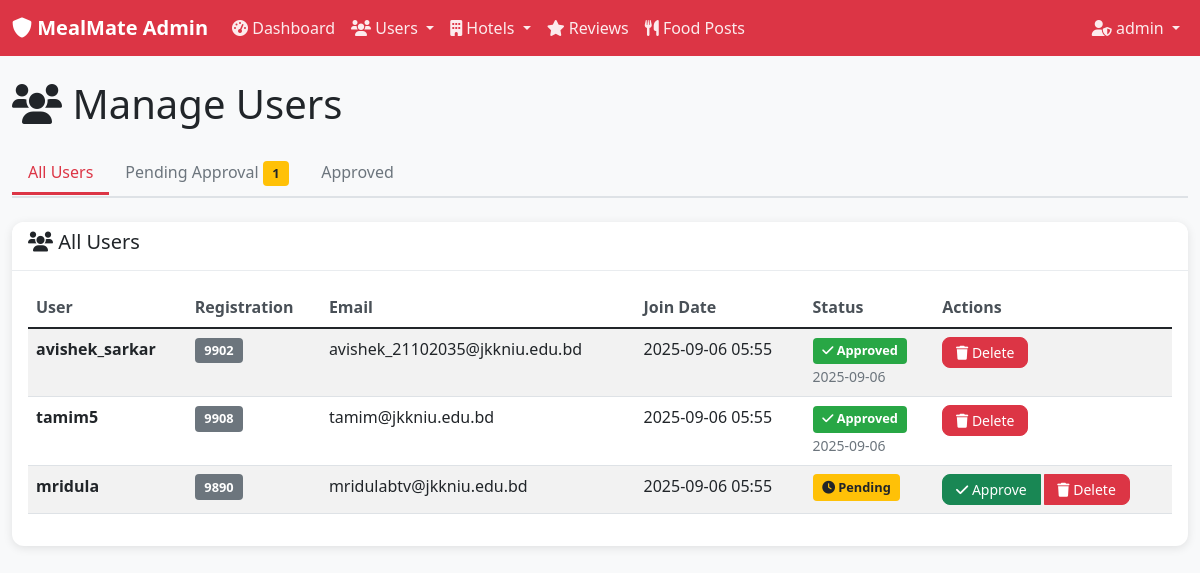
The app's page /admin/users (signed in) with its own data.
### models.py (models this page shows, shortened)
class Admin(db.Model):
    __tablename__ = 'admins'
    id = db.Column(db.Integer, primary_key=True)
    username = db.Column(db.String(80), unique=True, nullable=False)
    email = db.Column(db.String(120), unique=True, nullable=False)
    password_hash = db.Column(db.String(255), nullable=False)
    created_at = db.Column(db.DateTime, default=datetime.utcnow)
    is_active = db.Column(db.Boolean, default=True)
    is_super_admin = db.Column(db.Boolean, default=False)

class User(db.Model):
    __tablename__ = 'users'
    id = db.Column(db.Integer, primary_key=True)
    username = db.Column(db.String(80), unique=True, nullable=False)
    reg_number = db.Column(db.String(20), unique=True, nullable=False)
    email = db.Column(db.String(120), unique=True, nullable=False)
    password_hash = db.Column(db.String(255), nullable=False)
    created_at = db.Column(db.DateTime, default=datetime.utcnow)
    is_active = db.Column(db.Boolean, default=True)
    is_approved = db.Column(db.Boolean, default=False)  # Admin approval required
    approved_by = db.Column(db.Integer, db.ForeignKey('admins.id'), nullable=True)
    approved_at = db.Column(db.DateTime, nullable=True)
    reviews = db.relationship('Review', backref='user', lazy=True, cascade='all, delete-orphan')
    food_posts = db.relationship('StudentFoodPost', backref='user', lazy=True, cascade='all, delete-orphan')

### app.py (the view)
    @app.route('/admin/users')
    def admin_users():
        if not require_admin_login():
            return redirect(url_for('admin_login'))
        status = request.args.get('status', 'all')
        if status == 'pending':
            users = User.query.filter_by(is_approved=False, is_active=True).order_by(User.created_at.desc()).all()
        elif status == 'approved':
            users = User.query.filter_by(is_approved=True, is_active=True).order_by(User.created_at.desc()).all()
        else:
            users = User.query.filter_by(is_active=True).order_by(User.created_at.desc()).all()
        return render_template('admin/users.html', users=users, status=status, current_admin=get_current_admin())

### templates/admin/users.html (shortened to what this page needs)
{% extends "admin/base.html" %}
{% block content %}
<div class="row">
    <div class="col-12">
        <h1 class="mb-4">
            <i class="fas fa-users"></i> Manage Users
        </h1>
    </div>
</div>
<div class="row mb-4">
    <div class="col-12">
        <ul class="nav nav-tabs">
            <li class="nav-item">
                <a class="nav-link {{ 'active' if status == 'all' else '' }}"
                   href="{{ url_for('admin_users', status='all') }}">All Users</a>
            </li>
            <li class="nav-item">
                <a class="nav-link {{ 'active' if status == 'pending' else '' }}"
                   href="{{ url_for('admin_users', status='pending') }}">
                   Pending Approval <span class="badge bg-warning">{{ users|selectattr('is_approved', 'equalto', False)|list|length }}</span>
                </a>
            </li>
            <li class="nav-item">
                <a class="nav-link {{ 'active' if status == 'approved' else '' }}"
                   href="{{ url_for('admin_users', status='approved') }}">Approved</a>
            </li>
        </ul>
    </div>
</div>
<div class="row">
    <div class="col-12">
        <div class="card">
            <div class="card-header">
                <h5>
                    {% if status == 'pending' %}
                        <i class="fas fa-clock text-warning"></i> Pending User Approvals
                    {% elif status == 'approved' %}
                        <i class="fas fa-check-circle text-success"></i> Approved Users
                    {% else %}
                        <i class="fas fa-users"></i> All Users
                    {% endif %}
                </h5>
            </div>
            <div class="card-body">
                {% if users %}
                <div class="table-responsive">
                    <table class="table table-striped">
                        <thead>
                            <tr>
                                <th>User</th>
                                <th>Registration</th>
                                <th>Email</th>
                                <th>Join Date</th>
                                <th>Status</th>
                                <th>Actions</th>
                            </tr>
                        </thead>
                        <tbody>
                            {% for user in users %}
                            <tr id="user-{{ user.id }}">
                                <td>
                                    <strong>{{ user.username }}</strong>
                                </td>
                                <td>
                                    <span class="badge bg-secondary">{{ user.reg_number }}</span>
                                </td>
                                <td>{{ user.email }}</td>
                                <td>{{ user.created_at.strftime('%Y-%m-%d %H:%M') }}</td>
                                <td>
                                    {% if user.is_approved %}
                                        <span class="badge bg-success">
                                            <i class="fas fa-check"></i> Approved
                                        </span>
                                        {% if user.approved_at %}
                                            <br><small class="text-muted">{{ user.approved_at.strftime('%Y-%m-%d') }}</small>
                                        {% endif %}
                                    {% else %}
                                        <span class="badge bg-warning">
                                            <i class="fas fa-clock"></i> Pending
                                        </span>
                                    {% endif %}
                                </td>
                                <td>
                                    <div class="btn-group" role="group">
                                        {% if not user.is_approved %}
                                            <button class="btn btn-success btn-sm"
                                                    onclick="approveUser({{ user.id }}, '{{ user.username }}')">
                                                <i class="fas fa-check"></i> Approve
                                            </button>
                                        {% endif %}
                                        <button class="btn btn-danger btn-sm"
                                                onclick="deleteUser({{ user.id }}, '{{ user.username }}')">
                                            <i class="fas fa-trash"></i> Delete
                                        </button>
                                    </div>
                                </td>
                            </tr>
                            {% endfor %}
                        </tbody>
                    </table>
                </div>
                {% endif %}
            </div>
        </div>
    </div>
</div>
{% endblock %}

### templates/admin/base.html (shortened to what this page needs)
<!DOCTYPE html>
<html lang="en">
<head>
    <link href="https://cdn.jsdelivr.net/npm/bootstrap@5.1.3/dist/css/bootstrap.min.css" rel="stylesheet">
    <link rel="stylesheet" href="https://cdnjs.cloudflare.com/ajax/libs/font-awesome/6.0.0/css/all.min.css">
    <link rel="stylesheet" href="{{ url_for('static', filename='css/admin.css') }}">
</head>
<body>
    <nav class="navbar navbar-expand-lg navbar-dark bg-danger">
        <div class="container-fluid">
            <a class="navbar-brand" href="{{ url_for('admin_dashboard') }}">
                <i class="fas fa-shield-alt"></i> MealMate Admin
            </a>
            <div class="collapse navbar-collapse" id="adminNavbar">
                <ul class="navbar-nav me-auto">
                    <li class="nav-item">
                        <a class="nav-link" href="{{ url_for('admin_dashboard') }}">
                            <i class="fas fa-tachometer-alt"></i> Dashboard
                        </a>
                    </li>
                    <li class="nav-item dropdown">
                        <a class="nav-link dropdown-toggle" href="#" id="usersDropdown" role="button" data-bs-toggle="dropdown">
                            <i class="fas fa-users"></i> Users
                        </a>
                    </li>
                    <li class="nav-item dropdown">
                        <a class="nav-link dropdown-toggle" href="#" id="hotelsDropdown" role="button" data-bs-toggle="dropdown">
                            <i class="fas fa-building"></i> Hotels
                        </a>
                    </li>
                    <li class="nav-item">
                        <a class="nav-link" href="{{ url_for('admin_reviews') }}">
                            <i class="fas fa-star"></i> Reviews
                        </a>
                    </li>
                    <li class="nav-item">
                        <a class="nav-link" href="{{ url_for('admin_food_posts') }}">
                            <i class="fas fa-utensils"></i> Food Posts
                        </a>
                    </li>
                </ul>
                <ul class="navbar-nav">
                    <li class="nav-item dropdown">
                        <a class="nav-link dropdown-toggle" href="#" id="adminDropdown" role="button" data-bs-toggle="dropdown">
                            <i class="fas fa-user-shield"></i>
                            {% if current_admin %}{{ current_admin.username }}{% else %}Admin{% endif %}
                        </a>
                    </li>
                </ul>
            </div>
        </div>
    </nav>
    <div class="container-fluid mt-4">
        {% block content %}{% endblock %}
    </div>
</body>
</html>

### static/css/admin.css (style rules this page uses)
body { background-color: #f8f9fa; }
.navbar-brand { font-weight: bold; }
.navbar-nav .nav-link { font-weight: 500; color: rgba(255, 255, 255, 0.9) !important; }
.card { border: none; border-radius: 12px; box-shadow: 0 2px 10px rgba(0, 0, 0, 0.1); margin-bottom: 1.5rem; }
.card-header { background-color: white; border-bottom: 1px solid #e9ecef; border-radius: 12px 12px 0 0 !important; font-weight: 600; }
.table th { font-weight: 600; color: #495057; border-top: none; }
.badge { font-size: 0.8rem; padding: 0.4rem 0.6rem; }
.btn { border-radius: 8px; font-weight: 500; }
.btn-sm { padding: 0.25rem 0.8rem; font-size: 0.875rem; }
.nav-tabs { border-bottom: 2px solid #dee2e6; }
.nav-tabs .nav-link { color: #6c757d; font-weight: 500; border: none; border-bottom: 3px solid transparent; border-radius: 0; }
.nav-tabs .nav-link.active { color: #dc3545; border-bottom-color: #dc3545; background-color: transparent; }
.table-responsive { border-radius: 8px; }
.btn-group .btn { margin-right: 0.25rem; }
.btn-group .btn:last-child { margin-right: 0; }
.badge.bg-success { background-color: #28a745 !important; }
.badge.bg-warning { background-color: #ffc107 !important; color: #212529 !important; }
.badge.bg-secondary { background-color: #6c757d !important; }

### records on screen
Admin: username "admin"
User: username "avishek_sarkar", reg_number "9902", email "avishek_21102035@jkkniu.edu.bd", created_at "2025-09-06 05:55", approved_at "2025-09-06"
User: username "tamim5", reg_number "9908", email "tamim@jkkniu.edu.bd", created_at "2025-09-06 05:55", approved_at "2025-09-06"
User: username "mridula", reg_number "9890", email "mridulabtv@jkkniu.edu.bd", created_at "2025-09-06 05:55", is_approved False (drawn)

### other values on screen
{{ users|selectattr('is_approved', 'equalto', False)|list|length }} "1"
